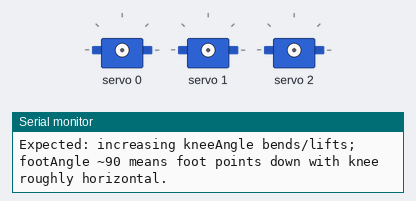
Bench run of a sketch on a simulated Arduino Uno, built with avr-gcc and run on an emulated ATmega328P. Parts: 3 × servo, the last lines printed to the serial monitor.

Above: at 0.25 s.
At 4.35 s:
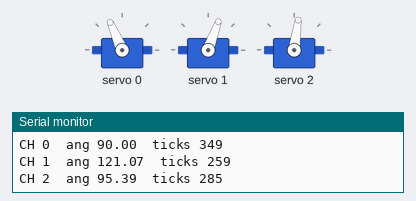
Timing chart, 0 to 5.6 s (numbered marks = the images above):
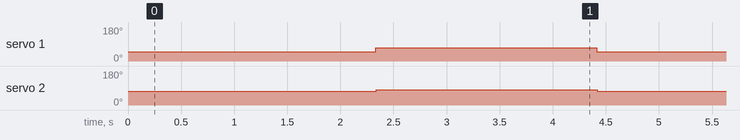

The sketch:

NEW_Coordinate_Setup_IK_TEST_WORKING.ino
```cpp
//hexapod x forward, y left, z up
//Servos calibrated to be 90 degrees centric
//looking down on the robot, the hip zeroed is straight back with plus degrees moving fowrad in x, forward on robot. the knee zero is straight down. with plus degrees being flex and minus degrees being extend. the foot is zeroed extending out vertically along with eh knee. for teh foot, t plus degres is flex and minus degrees is extension
//this will be for the right leg. the desired xyz is the tip of the foot. the L line is collinear, no funky twist or anything from the hip. standard setup. our servos are centered at 90 degrees mid, so we will be applying offsets to command them we are just testing one leg, so we will not include the body frame or other frames outside our system beginning at a single hip joint
//when all servos are at 90 degrees, hip points -y, knee points -y and foot points -z.

#include <Wire.h>
#include <Adafruit_PWMServoDriver.h>

// ===================== TYPES =====================
struct ServoCal {
  uint8_t ch;
  float centerPulse;
  float pulsesPerDegree;
  float pulseMin;
  float pulseMax;
  bool reversed;
};

// ===================== PCA9685 / SERVOS =====================
Adafruit_PWMServoDriver pwm = Adafruit_PWMServoDriver(0x40);

// Your calibrations (unchanged)
ServoCal hip = { 0, 349.0f, 2.2f, 150.0f, 650.0f, true };
ServoCal knee = { 1, 329.0f, 2.24f, 150.0f, 650.0f, true };
ServoCal foot = { 2, 297.0f, 2.14f, 150.0f, 650.0f, true };

// ===================== GEOMETRY (mm) =====================
// A: knee link, B: foot link, L: hip->knee offset (collinear)
const float A = 76.0f;
const float B = 99.0f;
const float L = 52.0f;

// ===================== SETTINGS =====================
static const int PWM_FREQ_HZ = 50;
static const int LOOP_MS = 50;

// Desired foot tip target in THIS single-leg hip frame
// +x forward, +y left, +z up
// Right leg workspace is typically y < 0
float x = 30.0f;
float y = -160.0f;
float z = -20.0f;

// ===================== HELPERS =====================
static inline float clampf(float v, float lo, float hi) {
  if (v < lo) return lo;
  if (v > hi) return hi;
  return v;
}

static inline float rad2deg(float r) {
  return r * (180.0f / PI);
}

float angleToPulse(const ServoCal& s, float angleDeg) {
  // Treat "90" as the center reference; offset is (angle - 90)
  float offsetDeg = angleDeg - 90.0f;
  if (s.reversed) offsetDeg = -offsetDeg;

  float pulse = s.centerPulse + offsetDeg * s.pulsesPerDegree;
  return clampf(pulse, s.pulseMin, s.pulseMax);
}

void writeServoDeg(const ServoCal& s, float angleDeg) {
  float pulse = angleToPulse(s, angleDeg);
  uint16_t ticks = (uint16_t)(pulse + 0.5f);
  pwm.setPWM(s.ch, 0, ticks);

  Serial.print("CH ");
  Serial.print(s.ch);
  Serial.print("  ang ");
  Serial.print(angleDeg, 2);
  Serial.print("  ticks ");
  Serial.println(ticks);
}

// ===================== IK =====================
// Returns servo degrees (NOT math angles), using your 90° mechanical pose:
// hip@90 -> -y, knee@90 -> -y, foot@90 -> -z
void solveIK_andDrive(float x, float y, float z) {
  // --- Hip yaw ---
  // theta = atan2(y, x): 0 at +x, +90 at +y, -90 at -y
  float thetaDeg = rad2deg(atan2f(y, x));

  // Right-leg friendly mapping so that:
  // point along -y => theta=-90 => hipServo=90
  // hipServoDeg = 180 + thetaDeg
  float hipServoDeg = 180.0f + thetaDeg;

  // --- Planar triangle for knee/foot (matches your diagram) ---
  float r = sqrtf((x * x) + (y * y));
  float d = r - L;
  float C = sqrtf((z * z) + (d * d));

  // Knee: phi2 = a + b, where a = atan2(d, -z)
  float a = atan2f(d, -z);
  float b = ((A * A) + (C * C) - (B * B)) / (2.0f * A * C);
  b = clampf(b, -1.0f, 1.0f);
  b = acosf(b);
  float kneeAngleDeg = rad2deg(a + b);

  // Foot: phi3 = pi - g
  float g = ((A * A) + (B * B) - (C * C)) / (2.0f * A * B);
  g = clampf(g, -1.0f, 1.0f);
  g = acosf(g);
  float footAngleDeg = rad2deg(PI - g);

  // Map IK angles directly to servo degrees for your stated 90° pose:
  // - kneeAngleDeg = 90 when knee link is horizontal outward -> matches knee servo 90 points -y
  // - footAngleDeg = 90 when foot is down from a horizontal knee link -> matches foot servo 90 points -z
  float kneeServoDeg = kneeAngleDeg;
  float footServoDeg = footAngleDeg;

  // --- Print what should happen ---
  Serial.println();
  Serial.print("Target (x,y,z): ");
  Serial.print(x);
  Serial.print(", ");
  Serial.print(y);
  Serial.print(", ");
  Serial.println(z);

  Serial.print("Expected: hip yaws to aim at (x,y). ");
  if (y < 0) Serial.println("Since y<0 (right side), leg should generally point toward -y.");
  else Serial.println("y>=0 moves leg toward left side (+y).");

  Serial.print("thetaDeg = ");
  Serial.print(thetaDeg, 2);
  Serial.print("  hipServoDeg = ");
  Serial.println(hipServoDeg, 2);

  Serial.print("kneeAngleDeg = ");
  Serial.print(kneeAngleDeg, 2);
  Serial.print("  footAngleDeg = ");
  Serial.println(footAngleDeg, 2);

  Serial.println("Expected: increasing kneeAngle bends/lifts; footAngle ~90 means foot points down with knee roughly horizontal.");
  Serial.println();

  // --- Drive servos ---
  writeServoDeg(hip, hipServoDeg);
  writeServoDeg(knee, kneeServoDeg);
  writeServoDeg(foot, footServoDeg);
}

// ===================== SETUP / LOOP =====================
void setup() {
  Serial.begin(115200);
  delay(200);

  Wire.begin();

  pwm.begin();
  pwm.setPWMFreq(PWM_FREQ_HZ);
  delay(10);

  Serial.println("Right-leg IK test using PCA9685");
  Serial.println("90° pose: hip->-y, knee->-y, foot->-z");
  Serial.println("Mapping: hipServo=180+atan2(y,x)deg, kneeServo=kneeAngle, footServo=footAngle");
  Serial.println();
}

void loop() {
  // Stationary IK test point:
  // Try adjusting x forward/back and y more/less negative to see hip yaw changes.

  x = 0.0f;
  y = -160.0f;
  z = -20.0f;
  solveIK_andDrive(x, y, z);
  delay(LOOP_MS);
  delay(2000);
  Serial.println("DOOOOOOOOOOOOOOOOOOOOWN");
  x = 00.0f;
  y = -160.0f;
  z = -50.0f;
  solveIK_andDrive(x, y, z);
  delay(LOOP_MS);
    delay(2000);
}
```

Measured:
- by itself, servo 1: alternates 70° for 2.1 s and 49° for 2.1 s
- by itself, servo 2: alternates 82° for 2.1 s and 74° for 2.1 s
